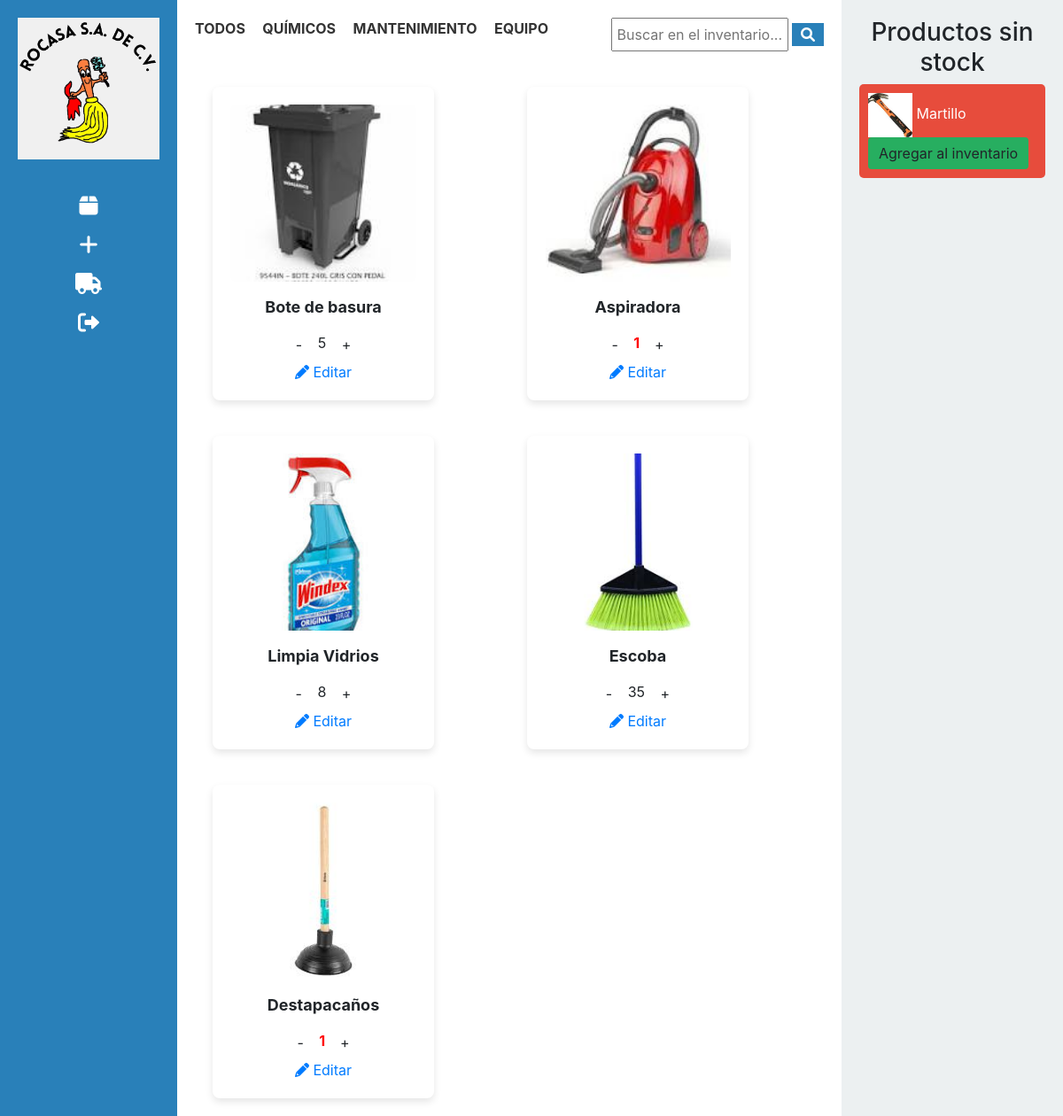
/ (signed in), run on the app's committed database.
### app.py (models this page shows)
class Producto(db.Model):
    id = db.Column(db.Integer, primary_key=True)
    nombre = db.Column(db.String(150), nullable=False)
    cantidad = db.Column(db.Integer, nullable=False)
    imagen_url = db.Column(db.String(200), nullable=False)
    categoria = db.Column(db.String(100), nullable=False)

### app.py (the view)
@app.route('/')
@login_required
def index():
    categoria = request.args.get('categoria')
    if categoria:
        productos = Producto.query.filter(Producto.categoria == categoria, Producto.cantidad > 0).all()
    else:
        productos = Producto.query.filter(Producto.cantidad > 0).all()
    productos_out_of_stock = Producto.query.filter_by(cantidad=0).all()
    return render_template('index.html', productos=productos, productos_out_of_stock=productos_out_of_stock, categoria=categoria)

### app.py (called while the page is built)
@app.after_request
def no_cache(response):
    response.headers['Cache-Control'] = 'no-store'
    response.headers['Pragma'] = 'no-cache'
    response.headers['Expires'] = '0'
    return response

@login_manager.user_loader
def load_user(user_id):
    return Usuario.query.get(int(user_id))  # Esto carga al usuario desde la base de datos por su ID

### templates/index.html (shortened to what this page needs)
<html lang="es">
<head>
    <link rel="stylesheet" href="https://cdnjs.cloudflare.com/ajax/libs/font-awesome/6.0.0-beta3/css/all.min.css">
    <link rel="stylesheet" href="/static/css/style.css">
    <link rel="stylesheet" href="https://stackpath.bootstrapcdn.com/bootstrap/4.5.2/css/bootstrap.min.css">
</head>
<body>
    <div class="sidebar-left">
        <img src="/static/images/rocasalogo.png" alt="Logo">
        <i class="fas fa-box" onclick="location.href='/index'; window.location.reload();"></i>
        <i class="fas fa-plus" onclick="location.href='/agregar_producto'"></i>
        <i class="fas fa-truck" onclick="location.href='/surtir_producto'"></i>
        <i class="fas fa-sign-out-alt" onclick="location.href='/logout'"></i>
    </div>
    <div class="main-content">
        <div class="header">
            <div class="categories">
                <a href="{{ url_for('index') }}">TODOS</a>
                <a href="{{ url_for('index', categoria='quimicos') }}">QUÍMICOS</a>
                <a href="{{ url_for('index', categoria='mantenimiento') }}">MANTENIMIENTO</a>
                <a href="{{ url_for('index', categoria='equipo') }}">EQUIPO</a>
            </div>
            <div class="search-container">
                <input type="text" placeholder="Buscar en el inventario...">
                <button><i class="fas fa-search"></i></button>
            </div>
        </div>
        <div class="product-grid">
            {% for producto in productos %}
                <div class="product-card">
                    <img src="{{ url_for('static', filename='uploads/' + producto.imagen_url) }}" alt="{{ producto.nombre }}">
                    <div class="product-name">{{ producto.nombre }}</div>
                    <div class="quantity">
                        <form method="POST" action="{{ url_for('update_quantity') }}">
                            <button type="submit" class="btn" name="action" value="decrementar">-</button>
                            <span class="{{ 'low-stock' if producto.cantidad == 1 else '' }}">
                                {{ producto.cantidad }}
                            </span>
                            <button type="submit" class="btn" name="action" value="incrementar">+</button>
                        </form>
                    </div>
                    <div class="edit-btn">
                        <a href="{{ url_for('editar_producto', producto_id=producto.id) }}">
                            <i class="fa fa-pencil"></i> Editar
                        </a>
                    </div>
                </div>
            {% else %}
                <div>No hay productos disponibles en esta categoría.</div>
            {% endfor %}
        </div>
    </div>
    <div class="sidebar-right">
        <h3>Productos sin stock</h3>
        {% for producto in productos_out_of_stock %}
            <div class="product-out-of-stock">
                <img src="{{ url_for('static', filename='uploads/' + producto.imagen_url) }}" alt="{{ producto.nombre }}" style="width: 50px; height: 50px;">
                {{ producto.nombre }}
                <form method="POST" action="{{ url_for('update_quantity') }}">
                    <button type="submit" class="btn" name="action" value="incrementar">Agregar al inventario</button>
                </form>
            </div>
        {% else %}
            <div>No hay productos agotados</div>
        {% endfor %}
    </div>
</body>
</html>

### static/css/style.css (style rules this page uses)
:root { --bg-color: #ffffff; --text-color: #212529; --card-bg: #f8f9fa; --border-color: #dee2e6; --header-bg: #2c3e50; --urgente-color: #ff961e; --tiempo-color: #1dd1a1; }
* { margin: 0; padding: 0; box-sizing: border-box; }
body { background-color: var(--bg-color); color: var(--text-color); transition: all 0.3s ease; font-family: Arial, sans-serif; display: flex; justify-content: space-between; }
.sidebar-left { width: 200px; background-color: #2980b9; color: #fff; padding: 20px; text-align: center; display: flex; flex-direction: column; gap: 20px; }
.sidebar-left img { width: 100%; margin-bottom: 20px; }
.sidebar-left i { font-size: 24px; cursor: pointer; transition: all 0.3s ease; }
.main-content { flex-grow: 1; padding: 20px; }
.header { display: flex; justify-content: space-between; margin-bottom: 20px; }
.categories a { margin-right: 15px; text-decoration: none; color: #333; font-weight: bold; }
.search-container input { padding: 5px; width: 200px; }
.search-container button { padding: 5px 10px; background-color: #2980b9; border: none; color: white; cursor: pointer; }
.product-grid { display: grid; grid-template-columns: repeat(auto-fill, minmax(250px, 1fr)); margin-top: 20px; }
.product-card { background-color: #fff; padding: 20px; box-shadow: 0 4px 8px rgba(0, 0, 0, 0.1); border-radius: 8px; text-align: center; display: flex; flex-direction: column; justify-content: space-between; }
.product-card img { width: 100%; height: 200px; object-fit: cover; margin-bottom: 15px; border-radius: 8px; }
.product-name { font-size: 18px; margin-bottom: 10px; font-weight: bold; }
.quantity { display: flex; justify-content: center; align-items: center; gap: 10px; }
.btn { padding: 5px 15px; background-color: #2980b9; border: none; color: white; cursor: pointer; border-radius: 5px; }
.sidebar-right { width: 250px; background-color: #ecf0f1; padding: 20px; }
.product-out-of-stock { background-color: #e74c3c; color: white; padding: 10px; margin-bottom: 10px; border-radius: 5px; }
.product-out-of-stock form button { background-color: #27ae60; border: none; }
h3 { text-align: center; margin-bottom: 20px; }
.product-card { position: relative; width: 250px; margin: 20px; border-radius: 8px; box-shadow: 0 4px 8px rgba(0, 0, 0, 0.1); transition: all 0.3s ease-in-out; }
.low-stock { color: red; font-weight: bold; }

### data on the page
Producto: imagen_url (picture), nombre "Bote de basura", cantidad "5"
Producto: imagen_url (picture), nombre "Aspiradora", cantidad "1"
Producto: imagen_url (picture), nombre "Limpia Vidrios", cantidad "8"
Producto: imagen_url (picture), nombre "Escoba", cantidad "35"
Producto: imagen_url (picture), nombre "Destapacaños", cantidad "1"
Producto: imagen_url (picture), nombre "Martillo"
